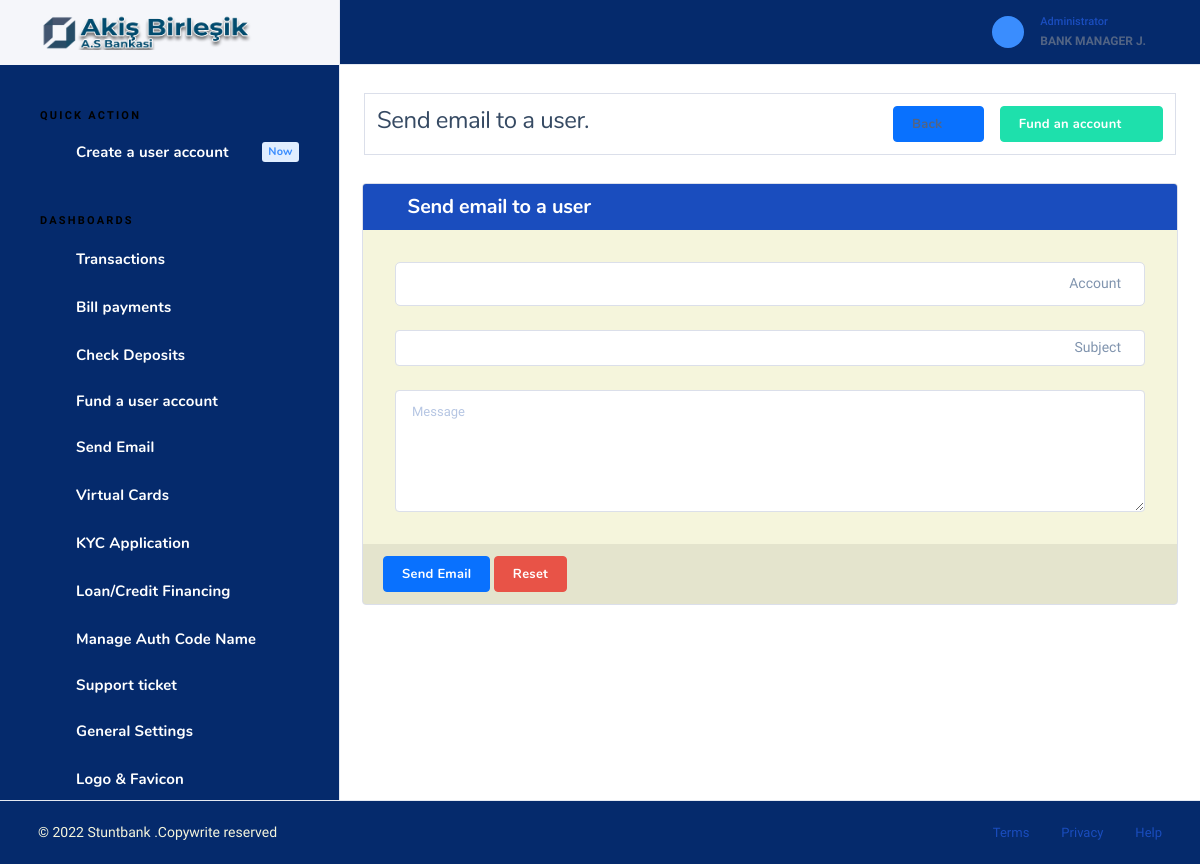
Screenshot of /admin/email_user.php (signed in) with the database file from the repository.
### tables this page shows
CREATE TABLE `setting` (
  `id` int(11) NOT NULL,
  `name` varchar(150) NOT NULL,
  `logo` varchar(150) NOT NULL,
  `address` varchar(150) NOT NULL,
  `email` varchar(150) NOT NULL,
  `phone` varchar(150) NOT NULL,
  `favicon` varchar(150) NOT NULL,
  `tagline` varchar(150) NOT NULL,
  `register` varchar(150) NOT NULL,
  `darklogo` varchar(150) NOT NULL,
  `description` varchar(700) NOT NULL DEFAULT 'This Credit Union is federally-insured by the National Credit Union Administration. We do business in accordance with the Fair Housing Law and Equal opportunity Credit Act.',
  `seo` varchar(150) NOT NULL,
  `footerlogo` varchar(150) NOT NULL DEFAULT 'footlogo.png',
  `securityalert` varchar(150) NOT NULL,
  `stockrate` varchar(5505) NOT NULL DEFAULT '<script type="text/javascript" src="https://s3.tradingview.com/external-embedding/embed-widget-ticker-tape.js" async="">                                                                         {                                                                             "symbols"                                                                         :                                                                             [                                                                                 {                                                                                     "title": "S&P 500",                                                                                     "proName": "OANDA:SPX500USD"                                                                                 },                                                                                 {                                                                                     "title": "Nasdaq 100",                                                                                     "proName": "OANDA:NAS100USD"                                                                                 },                                                                                 {                                                                                     "title": "EUR/USD",                                                                                     "proName": "FX_IDC:EURUSD"                                                                                 },                                                                                 {                                                                                     "title": "BTC/USD",                                                                                     "proName": "BITSTAMP:BTCUSD"                                                                                 },                                                                                 {                                                                                     "title": "ETH/USD",                                                                                     "proName": "BITSTAMP:ETHUSD"                                                                                 },                                                                                 {                                                                                     "description": "AAPL",                                                                                     "proName": "NASDAQ:AAPL"                                                                                 },                                                                                 {                                                                                     "description": "MICROSOFT",                                                                                     "proName": "NASDAQ:MSFT"                                                                                 }                                                                             ],                                                                                 "colorTheme"                                                                         :                                                                             "dark",                                                                                 "isTransparent"                                                                         :                                                                             false,                                                                                 "displayMode"                                                                         :                                                                             "compact",                                                                                 "locale"                                                                         :                                                                             "en"                                                                         }                                                                     </script>',
  `stockrate2` varchar(1000) NOT NULL DEFAULT '    <iframe             src="//www.exchangerates.org.uk/widget/ER-LRTICKER.php?w=1400&amp;s=1&amp;mc=GBP&amp;mbg=F0F0F0&amp;bs=yes&amp;bc=000044&amp;f=verdana&amp;fs=10px&amp;fc=000044&amp;lc=000044&amp;lhc=FE9A00&amp;vc=FE9A00&amp;vcu=008000&amp;vcd=FF0000&amp;"             width="1400" height="30" frameborder="0" scrolling="no" marginwidth="0" marginheight="0"></iframe>',
  `stock` int(11) NOT NULL DEFAULT 1,
  `money` varchar(50) NOT NULL DEFAULT 'USD',
  `country` varchar(50) NOT NULL DEFAULT 'United States',
  `visa_picture` varchar(150) NOT NULL,
  `tawk` varchar(500) NOT NULL,
  `shortname` varchar(150) NOT NULL DEFAULT 'Rednerbank',
  `blocked_msg` varchar(500) NOT NULL DEFAULT 'Dear Customer, we have discovered suspicious activities on your account. An unauthorized IP address attempted to carry out a transaction on your account. Consequently, your account has been flagged by our risk assessment department. kindly visit our nearest branch with your identification card and utility bill to confirm your identity before it can be reactivated. For more information, kindly contact our online customer care representatives.',
  `crypto` int(11) NOT NULL DEFAULT 1,
  `blocked_title` varchar(150) NOT NULL DEFAULT 'Account Suspended',
  `imfmsg` varchar(1000) NOT NULL DEFAULT 'You need to provide your IMF code before you can continue with this transaction.<br>                                                 You visit any of our nearest branch or contact our online customer care representative, they will help you with the appropriate IMF code for this transaction.',
  `cotmsg` varchar(1000) NOT NULL DEFAULT 'You need to provide your COT code before you can continue with this transaction. You can visit any of our nearest branch or contact our online customer care representative, they will help you with the appropriate COT code for this transaction.',
  `icmsg` text DEFAULT NULL,
  `tinmsg` text DEFAULT NULL,
  `tacmsg` text DEFAULT NULL,
  `charges` varchar(11) NOT NULL DEFAULT '0.3',
  `wiremsg` varchar(500) NOT NULL,
  `localmsg` varchar(500) NOT NULL,
  `cot_imf_counter` int(11) NOT NULL DEFAULT 5,
  `cot_error` varchar(500) NOT NULL DEFAULT 'Your account have been temporarily suspended for providing the wrong COT code, We are always committed to safe guarding your funds and therefore this is the right decision we can take for now. For more information, kindly contact our live customer care representatives.',
  `imf_error` varchar(500) NOT NULL DEFAULT 'Your account have been temporarily suspended for providing the wrong IMF code, We are always committed to safe guarding your funds and therefore this is the right decision we can take for now. For more information, kindly contact our live customer care representatives.',
  `enable_cot_imf` varchar(20) NOT NULL DEFAULT 'Yes',
  `rest_msg` varchar(1000) NOT NULL DEFAULT 'Your  account was temporary restricted from carrying out transaction via our online banking channel, Kindly visit any of our nearest branch to resolve this issue. For more information, kindly contact our online customer care representative.',
  `userstac` varchar(50) NOT NULL DEFAULT '1999',
  `usersic` varchar(50) NOT NULL DEFAULT '1999',
  `userstin` varchar(50) NOT NULL DEFAULT '1999',
  `enable_tin_ic_tac` varchar(20) NOT NULL DEFAULT 'Yes',
  `enable_tac` varchar(20) NOT NULL DEFAULT 'Yes',
  `enable_ic` varchar(20) NOT NULL DEFAULT 'Yes',
  `enable_tin` varchar(20) NOT NULL DEFAULT 'Yes',
  `former` varchar(150) NOT NULL DEFAULT 'Yes',
  `bots` int(10) NOT NULL DEFAULT 1,
  `site_url` varchar(50) NOT NULL,
  `kyc` int(11) NOT NULL DEFAULT 1,
  `loan` int(11) NOT NULL DEFAULT 1,
  `visual_card` int(11) NOT NULL DEFAULT 1,
  `theme` varchar(80) NOT NULL DEFAULT 'light'
);

CREATE TABLE `users` (
  `id` int(11) NOT NULL,
  `username` varchar(150) DEFAULT NULL,
  `password` varchar(150) DEFAULT NULL,
  `email` varchar(150) DEFAULT NULL,
  `phone` varchar(150) DEFAULT NULL,
  `firstname` varchar(150) DEFAULT NULL,
  `middlename` varchar(150) DEFAULT NULL,
  `lastname` varchar(150) DEFAULT NULL,
  `dob` varchar(150) DEFAULT NULL,
  `gender` varchar(50) DEFAULT NULL,
  `passport` varchar(150) DEFAULT NULL,
  `address` varchar(150) DEFAULT NULL,
  `state` varchar(150) DEFAULT NULL,
  `city` varchar(150) DEFAULT NULL,
  `country` varchar(150) DEFAULT NULL,
  `accountnumber` varchar(150) DEFAULT NULL,
  `accountbalance` double NOT NULL,
  `accounttype` varchar(150) DEFAULT NULL,
  `securityquestion` varchar(150) DEFAULT NULL,
  `answer` varchar(150) DEFAULT NULL,
  `ssn` int(150) DEFAULT NULL,
  `maidensname` varchar(150) DEFAULT NULL,
  `status` varchar(150) DEFAULT NULL,
  `datecreated` varchar(150) DEFAULT NULL,
  `approve` int(11) NOT NULL DEFAULT 0,
  `title` varchar(50) DEFAULT NULL,
  `dayOFBirth` varchar(50) DEFAULT NULL,
  `monthOfBirth` varchar(50) DEFAULT NULL,
  `yearOfBirth` varchar(50) DEFAULT NULL,
  `zipcode` varchar(50) DEFAULT NULL,
  `occupation` varchar(50) DEFAULT NULL,
  `income` varchar(50) DEFAULT NULL,
  `nextOfKIn` varchar(50) DEFAULT NULL,
  `secretCode` varchar(50) DEFAULT NULL,
  `nickname` varchar(50) DEFAULT NULL,
  `tfa` varchar(20) DEFAULT NULL,
  `usercurrency` varchar(50) NOT NULL DEFAULT 'USD',
  `next_address` varchar(150) DEFAULT NULL,
  `next_relationship` varchar(150) DEFAULT NULL,
  `next_age` varchar(150) DEFAULT NULL,
  `securityquestion2` varchar(150) DEFAULT NULL,
  `answer2` varchar(150) DEFAULT NULL,
  `email_verify` int(20) NOT NULL DEFAULT 0,
  `email_code` varchar(200) DEFAULT NULL,
  `cot` varchar(50) NOT NULL DEFAULT '00',
  `imf` varchar(50) NOT NULL DEFAULT '00',
  `daily_limit` varchar(120) NOT NULL DEFAULT '5000',
  `blocktransfer` int(11) NOT NULL DEFAULT 1,
  `allowtransfer` int(11) NOT NULL DEFAULT 1,
  `theme` varchar(80) NOT NULL DEFAULT 'dark'
);

### admin/email_user.php (the view, shortened to what the rows shown need)
<?php
include("header.php");
?>
                          </div>
                     </div>
<?php
include("footer.php");
?>

### admin/header.php (shortened to what the rows shown need)
<?php include("../scripts/functions.php");
?>
<!DOCTYPE html>
<html lang="zxx" class="js">
 <head>
    <link rel="stylesheet" href="../scss/sweetalert.css">
    <link rel="stylesheet" href="../assets/css/dashlite.css?ver=2.4.0">
    <link id="skin-default" rel="stylesheet" href="../assets/css/theme.css?ver=2.4.0">
     <link rel="stylesheet" type="text/css" href="../assets/css/libs/fontawesome-icons.css">
     <link href="../css/toastr.css" rel="stylesheet"/>
      <link rel="stylesheet" href="https://www.jqueryscript.net/demo/jQuery-International-Telephone-Input-With-Flags-Dial-Codes/build/css/intlTelInput.css">
   </head>
<body class="nk-body bg-white has-sidebar <?php if($theme_mode == "dark"){
  echo "dark-mode";
}
?>">
    <div class="nk-app-root">
        <div class="nk-main ">
            <div class="nk-sidebar nk-sidebar-fixed " data-content="sidebarMenu">
                <div class="nk-sidebar-element nk-sidebar-head">
                    <div class="nk-sidebar-brand">
                        <a href="account_manager" class="logo-link nk-sidebar-logo">
                            <img class="logo-dark logo-img" src="../<?php echo$logo ?>" srcset="../<?php echo$logo ?> 2x" alt="logo-dark">
                        </a>
                    </div>
                </div>
            </div>
            <div class="nk-wrap ">
                <div class="nk-header nk-header-fixed is-light">
                    <div class="container-fluid">
                        <div class="nk-header-wrap">
                            <div class="nk-header-tools">
                                <ul class="nk-quick-nav">
                                    <li class="dropdown user-dropdown">
                                        <a href="#" class="dropdown-toggle" data-toggle="dropdown">
                                            <div class="user-toggle">
                                                <div class="user-info d-none d-md-block">
                                                    <div class="user-status">Administrator</div>
                                                    <div class="user-name dropdown-indicator"><?php echo "$adfirstname $admiddlename $adlastname"; ?></div>
                                                </div>
                                            </div>
                                        </a>
                                    </li>
                                </ul>
                            </div>
                        </div>
                    </div>
                </div>

### admin/footer.php (shortened to what the rows shown need)
<div class="nk-footer nk-footer-fluid">
                    <div class="container-fluid">
                        <div class="nk-footer-wrap">
                            <div class="nk-footer-copyright"> &copy; <?php echo date("Y"); ?> <?php echo $sitename ?>.<a href="#">Copywrite reserved</a>
                            </div>
                            <div class="nk-footer-links">
                                <ul class="nav nav-sm">
                                </ul>
                            </div>
                        </div>
                    </div>
                </div>
            </div>
</body>
</html>

### rows the page displays
setting: logo (picture), name "Stuntbank"
users: firstname "BANK", middlename "MANAGER", lastname "J."
